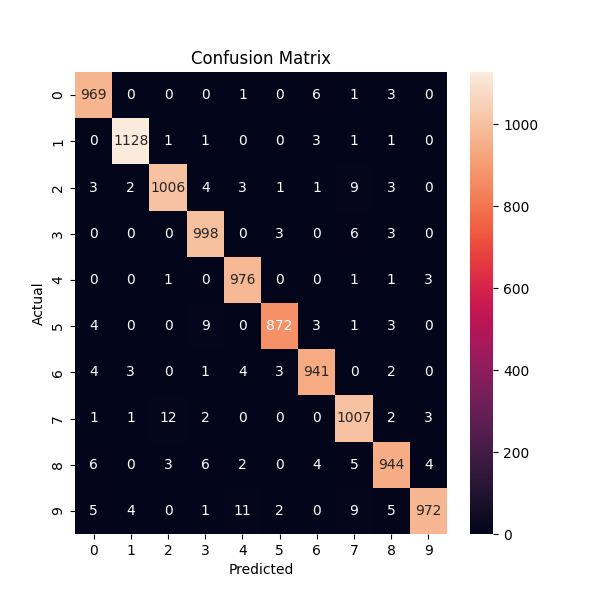
#> input picture confusion_matrix.png, 600 x 600 px; its folder holds only this picture in this run
$ python -i data.py   (imports and definitions only)
#> lines starting #> are read from the running program, lines starting #| are printed output that depends on the picture
import os
import cv2
import numpy as np
from sklearn.model_selection import train_test_split
import shutil
from zipfile import ZipFile
from pathlib import Path
import random

# Paths
BASE_DIR = Path(__file__).parent.parent
RAW_DATA_DIR = BASE_DIR / "data" / "raw"
PROCESSED_DIR = BASE_DIR / "data" / "processed"
SIZE = (224, 224)

# [168 lines left out: functions setup_directories, unzip_dataset, verify_dataset_structure, process_and_split_images, process_class_images, not called in this run]

def process_single_image(src_path, dest_path):
    """Process and save a single image"""
#> called with src_path = '../confusion_matrix.png', dest_path = 'out.png'
    try:
        # Read image
        img = cv2.imread(str(src_path))
#> img is the input picture: shape (600, 600, 3); mean B, G, R 146.7, 139, 143.7
        if img is None:
            print(f"Warning: Could not read image {src_path}")
            return False

        # Convert BGR to RGB
        img = cv2.cvtColor(img, cv2.COLOR_BGR2RGB)

        # Resize
        img = cv2.resize(img, SIZE)
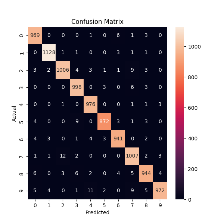
#> img: shape (224, 224, 3); mean R, G, B 143.8, 139.1, 146.8

        # Save (convert back to BGR for cv2.imwrite)
        cv2.imwrite(str(dest_path), cv2.cvtColor(img, cv2.COLOR_RGB2BGR))
        return True
    except Exception as e:
        print(f"Error processing {src_path}: {e}")
        return False

# [60 lines left out: functions print_statistics, main, not called in this run]

# [2 lines not run here, left out]

>>> result = process_single_image('../confusion_matrix.png', 'out.png')
